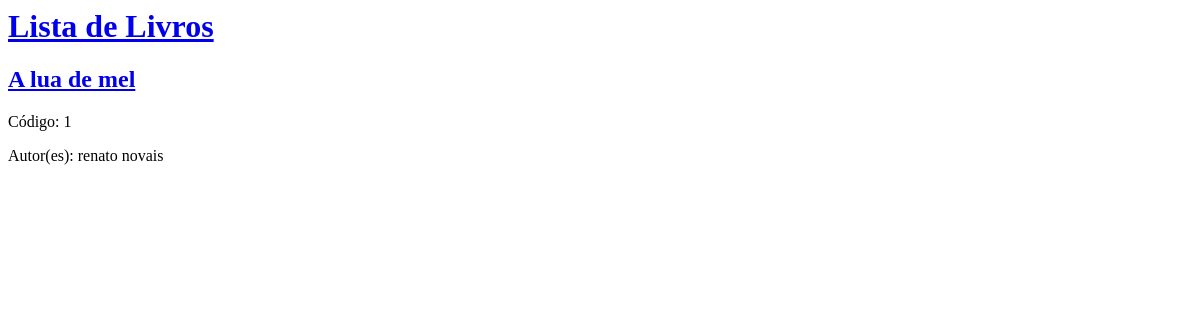
The page /livros/ on the database as committed earlier.
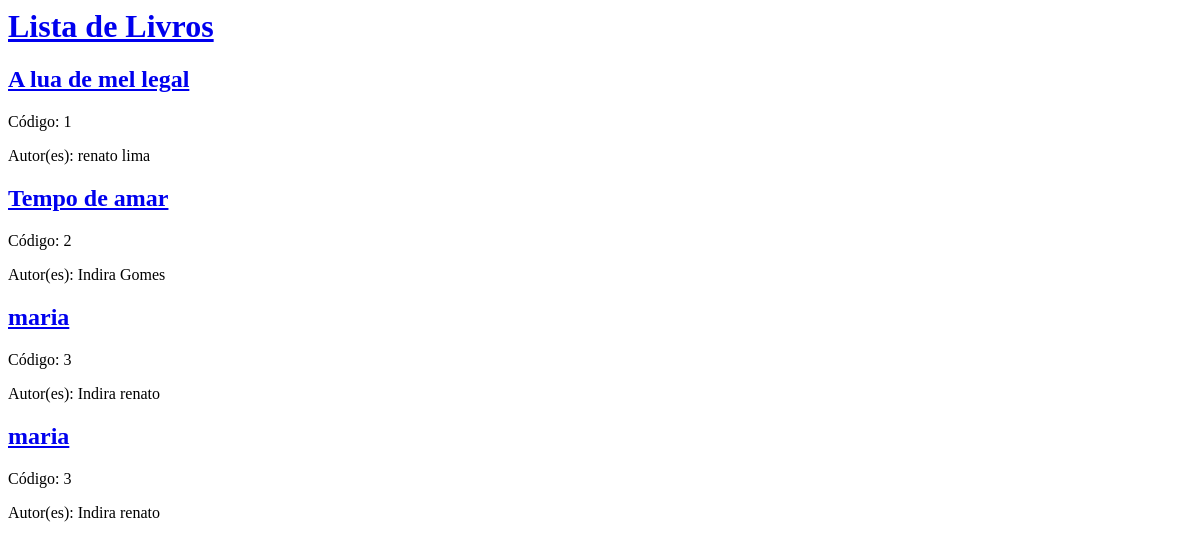
The same page on the database as committed later.
### livros/models.py (models this page shows, shortened)
class Livro(models.Model):
    codigo = models.IntegerField()
    ISBN = models.CharField(max_length=50)
    titulo = models.CharField(max_length=100)
    autor = models.CharField(max_length=60)
    ano = models.IntegerField()
    editora = models.CharField(max_length=60)

### livros/views.py (the view)
# urls.py: path('', views.livro_list, name='livro_list'),
def livro_list(request):
	livros = Livro.objects.order_by('titulo')
	return render(request, 'livros/livro_list.html', {'livros': livros})

### livros/templates/livros/livro_list.html
{% extends 'livros/base.html' %}
{% block content %}
{% for livro in livros %}
    <div>
        <h2><a href="{% url 'livro_detail' pk=livro.pk %}">{{ livro.titulo }}</a></h2>
        <p>Código: {{ livro.codigo }}</p>
        <p>Autor(es): {{ livro.autor|linebreaksbr }}</p>
    </div>
{% endfor %}
{% endblock %}

### livros/templates/livros/base.html (shortened to what this page needs)
{% load static %}
<html lang="en">
<head>
</head>
<body>
        <div>
        	<h1><a href="/livros">Lista de Livros</a></h1>
		</div>
		{% block content %}
        {% endblock %}
</body>
</html>

Rows that differ between the two databases and show on the page:
changed Livro: titulo "A lua de mel" → "A lua de mel legal"; autor "renato novais" → "renato lima"
added Livro: titulo "Tempo de amar", codigo "2", autor "Indira Gomes"
added Livro: titulo "maria", codigo "3", autor "Indira renato"
added Livro: titulo "maria", codigo "3", autor "Indira renato"
